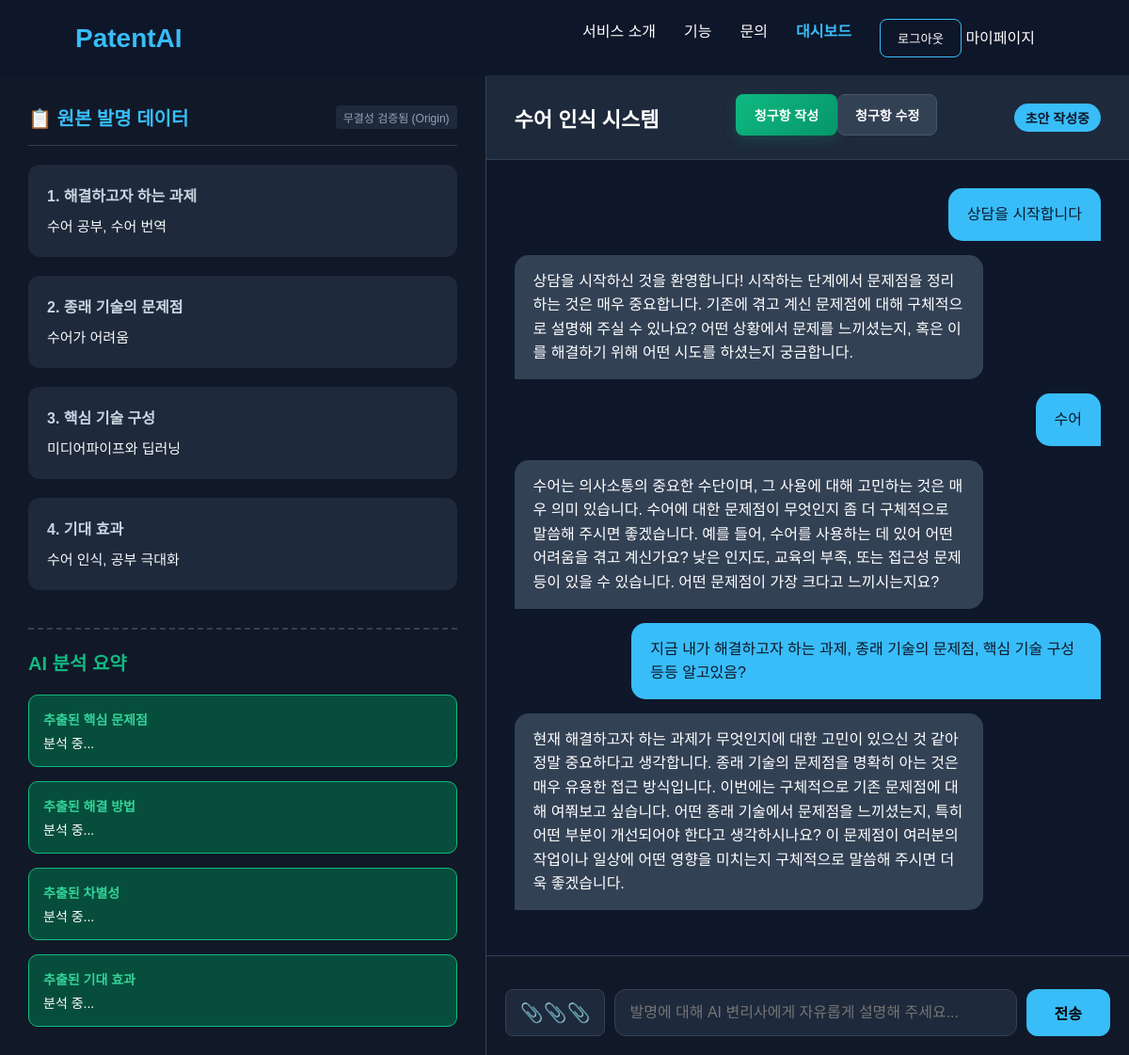
Screenshot of /workspace/workstation/10/ (signed in) with the database file from the repository.
### workspace/models.py (models this page shows)
class InventionInput(models.Model):
    project = models.OneToOneField(PatentProject, on_delete=models.CASCADE)
    problem_to_solve = models.TextField(verbose_name="해결하고자 하는 과제")
    prior_art_problem = models.TextField(verbose_name="기존 기술의 문제점")
    core_tech = models.TextField(verbose_name="핵심 기술 구성")
    expected_effect = models.TextField(verbose_name="기대 효과", blank=True, null=True)

class ConsultationState(models.Model):
    project = models.OneToOneField(PatentProject, on_delete=models.CASCADE, related_name='consultation_state')
    phase = models.IntegerField(default=1)
    collecting_steps = models.BooleanField(default=False)
    ext_problem = models.TextField(blank=True, null=True)
    ext_solution = models.TextField(blank=True, null=True)
    ext_differentiation = models.TextField(blank=True, null=True)
    ext_effect = models.TextField(blank=True, null=True)

class PatentProject(models.Model):
    STATUS_CHOICES = (
        ('draft', '초안 작성중'),
        ('agent_processing', 'AI 처리중'),
        ('review', '변리사 검토중'),
        ('done', '완료'),
    )
    title = models.CharField(max_length=200, verbose_name="프로젝트명")
    owner = models.ForeignKey(User, on_delete=models.CASCADE, related_name='projects')
    status = models.CharField(max_length=20, choices=STATUS_CHOICES, default='draft')
    original_data_hash = models.CharField(max_length=64, blank=True, null=True) # 원본 데이터의 해시값을 저장하는 필드 (중복 방지 및 변경 감지용)
    created_at = models.DateTimeField(auto_now_add=True)
    updated_at = models.DateTimeField(auto_now=True)

class ChatMessage(models.Model):
    project = models.ForeignKey(PatentProject, on_delete=models.CASCADE, related_name='chat_messages')
    role = models.CharField(max_length=20) # 'user', 'assistant'
    content = models.TextField()
    created_at = models.DateTimeField(auto_now_add=True)

### workspace/views.py (the view)
# urls.py: path('workstation/<int:project_id>/', views.workstation, name='workstation'),
@login_required(login_url='/accounts/login/')
def workstation(request, project_id):
    project = get_object_or_404(PatentProject, id=project_id, owner=request.user)
    invention_input = get_object_or_404(InventionInput, project=project)
    consultation_state, _ = ConsultationState.objects.get_or_create(project=project)
    algorithm_steps = project.algorithm_steps.all().order_by('step_seq')
    details = project.details.all()
    chat_messages = project.chat_messages.all().order_by('created_at')
    context = {
        'project': project,
        'invention_input': invention_input,
        'consultation_state': consultation_state,
        'algorithm_steps': algorithm_steps,
        'details': details,
        'chat_messages': chat_messages,
    }
    return render(request, 'workspace/workstation.html', context)

### workspace/templates/workspace/workstation.html (shortened to what this page needs)
{% extends "base.html" %}
{% block content %}
<div class="workstation-container" style="display: flex; height: calc(100vh - 80px); margin-top: 80px; background: #0f172a; color: white;">
    <div class="left-panel" style="flex: 1; border-right: 1px solid #334155; padding: 30px; overflow-y: auto; background: #111827;">
        <div style="display: flex; justify-content: space-between; align-items: center; border-bottom: 1px solid #334155; padding-bottom: 15px; margin-bottom: 20px;">
            <h2 style="font-size: 20px; color: #38bdf8; margin: 0;">📋 원본 발명 데이터</h2>
            <span style="font-size: 12px; background: #1e293b; padding: 4px 8px; border-radius: 4px; color: #94a3b8;">무결성 검증됨 (Origin)</span>
        </div>
        <div style="display: flex; flex-direction: column; gap: 20px;">
            <div class="data-card" style="background: #1e293b; padding: 20px; border-radius: 12px;">
                <h3 style="font-size: 16px; color: #cbd5e1; margin-bottom: 10px;">1. 해결하고자 하는 과제</h3>
                <p style="color: #f8fafc; line-height: 1.6; font-size: 15px;">{{ invention_input.problem_to_solve|linebreaksbr }}</p>
            </div>
            <div class="data-card" style="background: #1e293b; padding: 20px; border-radius: 12px;">
                <h3 style="font-size: 16px; color: #cbd5e1; margin-bottom: 10px;">2. 종래 기술의 문제점</h3>
                <p style="color: #f8fafc; line-height: 1.6; font-size: 15px;">{{ invention_input.prior_art_problem|linebreaksbr }}</p>
            </div>
            <div class="data-card" style="background: #1e293b; padding: 20px; border-radius: 12px;">
                <h3 style="font-size: 16px; color: #cbd5e1; margin-bottom: 10px;">3. 핵심 기술 구성</h3>
                <p style="color: #f8fafc; line-height: 1.6; font-size: 15px;">{{ invention_input.core_tech|linebreaksbr }}</p>
            </div>
            <div class="data-card" style="background: #1e293b; padding: 20px; border-radius: 12px;">
                <h3 style="font-size: 16px; color: #cbd5e1; margin-bottom: 10px;">4. 기대 효과</h3>
                <p style="color: #f8fafc; line-height: 1.6; font-size: 15px;">{{ invention_input.expected_effect|default:"(입력되지 않음)"|linebreaksbr }}</p>
            </div>
        </div>
        <div style="margin-top: 40px; border-top: 2px dashed #334155; padding-top: 20px;">
            <h2 style="font-size: 20px; color: #10b981; margin-bottom: 20px;">AI 분석 요약</h2>
            <div id="ai-analysis-results" style="display: flex; flex-direction: column; gap: 15px;">
                <div class="analysis-card" style="background: #064e3b; padding: 15px; border-radius: 10px; border: 1px solid #10b981;">
                    <h4 style="margin: 0 0 5px 0; font-size: 14px; color: #34d399;">추출된 핵심 문제점</h4>
                    <p id="ext-problem" style="margin: 0; font-size: 14px;">{{ consultation_state.ext_problem|default:"분석 중..." }}</p>
                </div>
                <div class="analysis-card" style="background: #064e3b; padding: 15px; border-radius: 10px; border: 1px solid #10b981;">
                    <h4 style="margin: 0 0 5px 0; font-size: 14px; color: #34d399;">추출된 해결 방법</h4>
                    <p id="ext-solution" style="margin: 0; font-size: 14px;">{{ consultation_state.ext_solution|default:"분석 중..." }}</p>
                </div>
                <div class="analysis-card" style="background: #064e3b; padding: 15px; border-radius: 10px; border: 1px solid #10b981;">
                    <h4 style="margin: 0 0 5px 0; font-size: 14px; color: #34d399;">추출된 차별성</h4>
                    <p id="ext-differentiation" style="margin: 0; font-size: 14px;">{{ consultation_state.ext_differentiation|default:"분석 중..." }}</p>
                </div>
                <div class="analysis-card" style="background: #064e3b; padding: 15px; border-radius: 10px; border: 1px solid #10b981;">
                    <h4 style="margin: 0 0 5px 0; font-size: 14px; color: #34d399;">추출된 기대 효과</h4>
                    <p id="ext-effect" style="margin: 0; font-size: 14px;">{{ consultation_state.ext_effect|default:"분석 중..." }}</p>
                </div>
                </div>
        </div>
    </div>
    <div class="right-panel" style="flex: 1.5; display: flex; flex-direction: column; position: relative;">
        <div style="padding: 20px 30px; background: #1e293b; border-bottom: 1px solid #334155; display: flex; justify-content: space-between; align-items: center;">
            <h2 style="font-size: 22px; margin: 0;">{{ project.title }}</h2>
            <div class="chat-action-bar" style="padding: 0 30px; display: flex; justify-content: flex-end; margin-bottom: 5px;">
                <button type="button" id="generate-claims-btn"
                        style="background: linear-gradient(135deg, #10b981, #059669); color: white; border: none; padding: 12px 20px; border-radius: 8px; font-weight: bold; font-size: 14px; cursor: pointer; box-shadow: 0 4px 15px rgba(16, 185, 129, 0.2); transition: all 0.2s; display: flex; align-items: center; gap: 8px;">
                    청구항 작성
                </button>
                <button type="button" id="edit-claims-btn"
                        style="background: #334155; color: white; border: 1px solid #475569; padding: 10px 18px; border-radius: 8px; font-weight: bold; font-size: 14px; cursor: pointer; transition: all 0.2s; display: flex; align-items: center; gap: 8px;">
                    청구항 수정
                </button>
            </div>
            <span style="background: #38bdf8; color: #0f172a; padding: 5px 12px; border-radius: 20px; font-weight: bold; font-size: 14px;">{{ project.get_status_display }}</span>
        </div>
        <div id="chat-box" style="flex: 1; padding: 30px; overflow-y: auto; display: flex; flex-direction: column; gap: 15px;">
                {% for msg in chat_messages %}
                    {% if msg.role == 'assistant' %}
                        <div class="msg ai-msg" style="align-self: flex-start; background: #334155; padding: 15px 20px; border-radius: 15px 15px 15px 0; max-width: 80%;">
                            <p style="margin: 0; line-height: 1.6;">{{ msg.content|linebreaksbr }}</p>
                        </div>
                    {% elif msg.role == 'user' %}
                        <div class="msg user-msg" style="align-self: flex-end; background: #38bdf8; color: #0f172a; padding: 15px 20px; border-radius: 15px 15px 0 15px; max-width: 80%; font-weight: 500;">
                            <p style="margin: 0; line-height: 1.6;">{{ msg.content|linebreaksbr }}</p>
                        </div>
                    {% endif %}
                {% endfor %}
        </div>
        <div style="padding: 20px; background: #111827; border-top: 1px solid #334155;">
            <form id="chat-form" style="display: flex; gap: 10px; margin-top: 15px;">
                <button type="button" id="file-btn" style="background: #1e293b; border: 1px solid #334155; border-radius: 8px; padding: 0 15px; font-size: 20px; cursor: pointer; transition: 0.2s;" title="문서 업로드 (PDF, DOCX, HWP)">
                    📎📎📎
                </button>
                <input type="text" id="chat-input" placeholder="발명에 대해 AI 변리사에게 자유롭게 설명해 주세요..."
                       style="flex: 1; padding: 15px; border-radius: 12px; border: 1px solid #334155; background: #1e293b; color: white; font-size: 16px; outline: none;">
                <button type="submit" class="start-btn" style="padding: 0 30px; font-size: 16px;">전송</button>
            </form>
        </div>
    </div>
</div>
{% endblock %}

### templates/base.html (shortened to what this page needs)
{% load static %}
<!DOCTYPE html>
<html lang="ko">
<head>
    <link rel="stylesheet" href="{% static 'css/style.css' %}">
</head>
<body>
    <header>
        <div class="logo"><a href="/" style="text-decoration: none; color: #38bdf8;">PatentAI</a></div>
        <nav>
            <a href="#">서비스 소개</a>
            <a href="#">기능</a>
            <a href="#">문의</a>
            {% if user.is_authenticated %}
                <a href="{% url 'dashboard' %}" style="color: #38bdf8; font-weight: bold;">대시보드</a>
                <form action="{% url 'logout' %}" method="post" style="display: inline;">
                    <button type="submit" style="background: none; border: 1px solid #38bdf8; color: white; padding: 10px 18px; border-radius: 8px; cursor: pointer;">로그아웃</button>
                    <a href="{% url 'my_page' %}" style="color: white; text-decoration: none; margin-right: 20px;">마이페이지</a>
                </form>
            {% else %}
                <a href="/accounts/login/" class="login-btn">로그인</a>
                <a href="/accounts/signup/" class="login-btn">회원가입</a>
            {% endif %}
        </nav>
    </header>
    <main>
        {% block content %}
        {% endblock %}
    </main>
</body>
</html>

### static/css/style.css (style rules this page uses)
* { margin: 0; padding: 0; box-sizing: border-box; }
body { font-family: Arial, sans-serif; background: #0f172a; color: white; }
header { width: 100%; padding: 20px 80px; display: flex; justify-content: space-between; align-items: center; position: fixed; top: 0; background: rgba(15, 23, 42, 0.9); backdrop-filter: blur(10px); }
.logo { font-size: 28px; font-weight: bold; color: #38bdf8; }
nav { display: flex; gap: 30px; }
nav a { color: white; text-decoration: none; transition: 0.3s; }
.start-btn, .demo-btn { padding: 15px 30px; border: none; border-radius: 12px; font-size: 16px; cursor: pointer; transition: 0.3s; }
.start-btn { background: #38bdf8; color: black; font-weight: bold; }

### rows the page displays
InventionInput: problem_to_solve "수어 공부, 수어 번역", prior_art_problem "수어가 어려움", core_tech "미디어파이프와 딥러닝", expected_effect "수어 인식, 공부 극대화"
ConsultationState: ext_problem "분석 중...", ext_solution "분석 중...", ext_differentiation "분석 중...", ext_effect "분석 중..."
PatentProject: title "수어 인식 시스템", status "초안 작성중"
ChatMessage: content "상담을 시작합니다"
ChatMessage: content "상담을 시작하신 것을 환영합니다! 시작하는 단계에서 문제점을 정리하는 것은 매우 중요합니다. 기존에 겪고 계신 문제점에 대해 구체적으로 설명해 주실 수 있나요? 어떤 상황에서 문제를 느끼셨는지, 혹은 이를 해결하기 위해 어떤 시도를 하셨는지 궁금합니다."
ChatMessage: content "수어"
ChatMessage: content "수어는 의사소통의 중요한 수단이며, 그 사용에 대해 고민하는 것은 매우 의미 있습니다. 수어에 대한 문제점이 무엇인지 좀 더 구체적으로 말씀해 주시면 좋겠습니다. 예를 들어, 수어를 사용하는 데 있어 어떤 어려움을 겪고 계신가요? 낮은 인지도, 교육의 부족, 또는 접근성 문제 등이 있을 수 있습니다. 어떤 문제점이 가장 크다고 느끼시는지요?"
ChatMessage: content "지금 내가 해결하고자 하는 과제, 종래 기술의 문제점, 핵심 기술 구성 등등 알고있음?"
ChatMessage: content "현재 해결하고자 하는 과제가 무엇인지에 대한 고민이 있으신 것 같아 정말 중요하다고 생각합니다. 종래 기술의 문제점을 명확히 아는 것은 매우 유용한 접근 방식입니다. 이번에는 구체적으로 기존 문제점에 대해 여쭤보고 싶습니다. 어떤 종래 기술에서 문제점을 느끼셨는지, 특히 어떤 부분이 개선되어야 한다고 생각하시나요? 이 문제점이 여러분의 작업이나 일상에 어떤 영향을 미치는지 구체적으로 말씀해 주시면 더욱 좋겠습니다."
